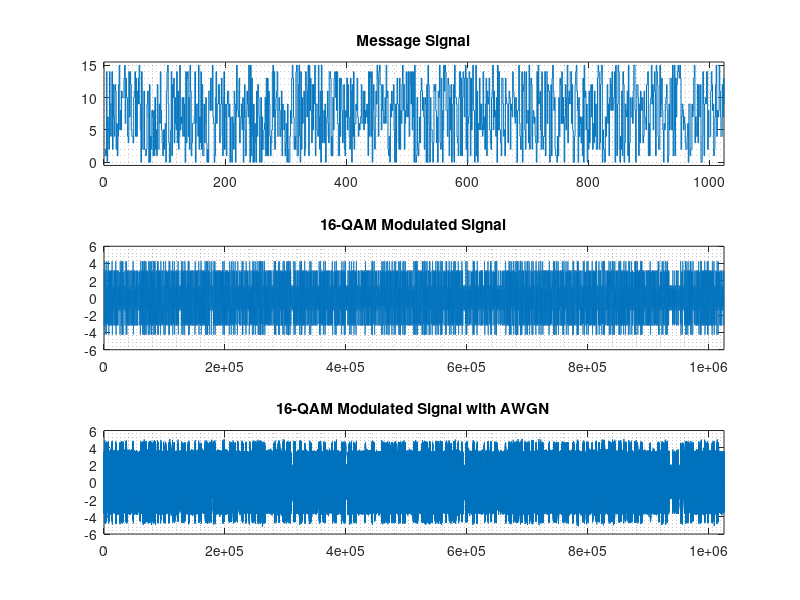
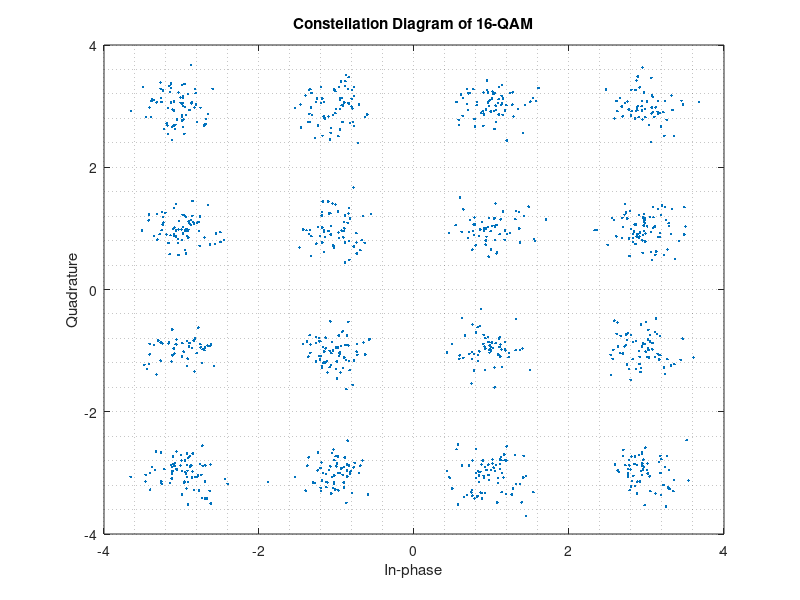

Reproduce these figures in MATLAB, in order.
%%Modulated signal & Constellation Diagram of 16-QAM Modulation
%%This code is generated for a project which is related to Digital modulation
%%Classification. 
%%Shehan Stainwall 
%%For more codes visit.
%%https://in.mathworks.com/matlabcentral/profile/authors/18282885?s_tid=gn_comm
clear;clc;
%Message Signal
N = 1024; %Number of bits
M = 16; %Modulation Order 16
data = randi([0 M-1],1,N); %Message Infromation
s = qammod(data,M); %Modulated data 
%AWGN for Constellation points
SNR = 20; %SNR in dB 
r = awgn(s,SNR,'measured');
bit_rate = 10.^3;
f = bit_rate; %minimum carrier frequency 
Tb = 1/bit_rate ; %bit duration
t = 0:(Tb/1000):Tb ; 
%Transmitted Signal waveform
TxSig = [];
for l=1:length(data)
    Tx = real(s(l))*cos(2*pi*f*t) - imag(s(l))*sin(2*pi*f*t); 
    TxSig = [TxSig Tx]; 
end
%Received Signal waveform
RxSig = awgn(TxSig,SNR,'measured'); %AWGN for Tx Waveforms
% %****************************Visualizing Data******************************
%Wave forms of the Signal
figure(1)
subplot(3,1,1);
stairs(data); grid minor; ylim([-0.5,M-0.5]); xlim([0,N]);
title('Message Signal');
subplot(3,1,2);
plot(TxSig); grid minor; title('16-QAM Modulated Signal'); 
xlim([0,N*10^3+N]);
subplot(3,1,3);
plot(RxSig); grid minor; title('16-QAM Modulated Signal with AWGN');
xlim([0,N*10^3+N]);
% Constellation Diagram of the Rx
scatterplot(r); grid minor;
title('Constellation Diagram of 16-QAM')